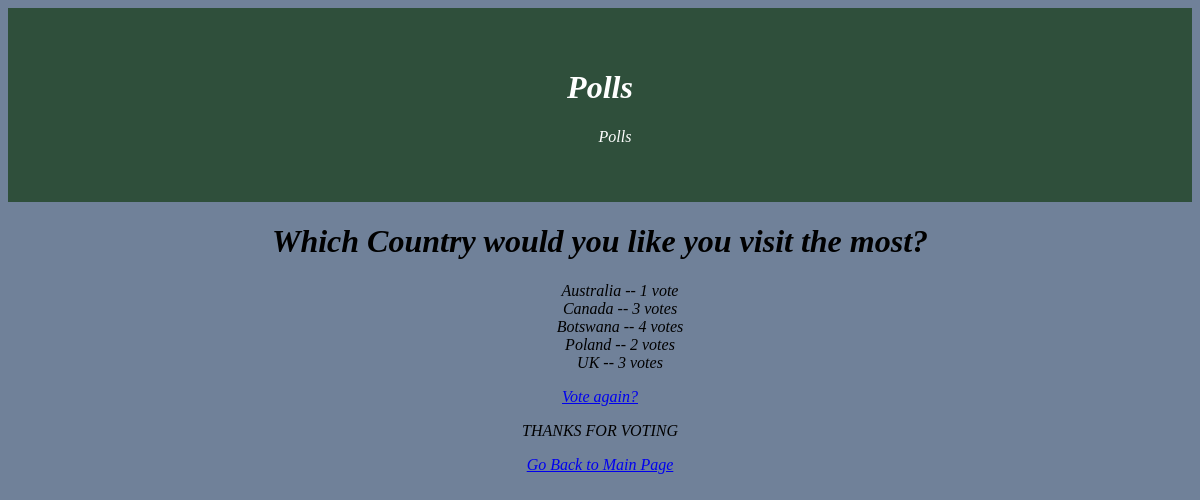
The page /polls/4/results/ on the database its author committed.
### polls/models.py (models this page shows, shortened)
class Question(models.Model):
    question_text = models.CharField(max_length=200)
    pub_date = models.DateTimeField('date published')

class Choice(models.Model):
    question = models.ForeignKey(Question, on_delete=models.CASCADE)
    choice_text = models.CharField(max_length=200)
    votes = models.IntegerField(default=0)

### polls/views.py (the view)
# urls.py: path('<int:question_id>/results/', views.results, name='results'),
def results(request, question_id):
    question = get_object_or_404(Question, pk=question_id)
    return render(request, 'polls/results.html', {'question': question})

### polls/templates/polls/results.html (shortened to what this page needs)
<!DOCTYPE html>
<html>
<head>
</head>
<body>
    <header>
        <h1>Polls</h1>
        <nav>
            <ul>
                <li><a href="/polls/">Polls</a></li>
            </ul>
        </nav>
    </header>
    {% block content %}
        <h1> {{ question.question_text }} </h1>
        <ul>
            {% for choice in question.choice_set.all %}
            <li>  {{ choice.choice_text }} -- {{ choice.votes}} vote{{choice.votes|pluralize}} </li>
            {% endfor %}
        </ul>
        <a href="{% url 'polls:detail' question.id %}">
            Vote again?
        </a>
    {% endblock %}
<footer>
    <p>THANKS FOR VOTING</p>
    <a href="{% url 'polls:index' %}">
        Go Back to Main Page
    </a>
</footer>
</body>
</html>

### polls/templates/polls/results.html (style rules this page uses)
body { text-align: center; background-color: rgb(112, 129, 153); font-size: medium; font-style: italic; }
ul { list-style-type: none; }
nav ul li a { color: rgb(255, 255, 255); text-decoration: none; }
nav ul li { display: inline; margin-right: 10px; }
header { padding: 40px; background-color: rgb(47, 79, 59); color: white; }

### rows shown on the page
Question: question_text "Which Country would you like you visit the most?"
Choice: choice_text "Australia", votes "1"
Choice: choice_text "Canada", votes "3"
Choice: choice_text "Botswana", votes "4"
Choice: choice_text "Poland", votes "2"
Choice: choice_text "UK", votes "3"
